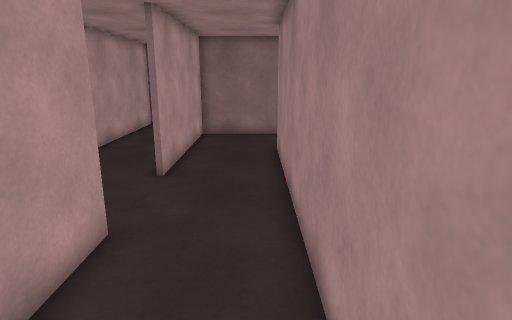
view 1 (above)

22 first-person views from a walk through a 3-D level made in the Unity game engine. The camera is 1.5 m above the floor, tilts 14° down and sees 75° across. The floor is counted in squares, 0.5 m on a side. Each view is taken from the middle of a square. On the plan, view 1 faces up. The plan holds only what a view shows up to about 20 squares ahead; the rest is blank.

view 2
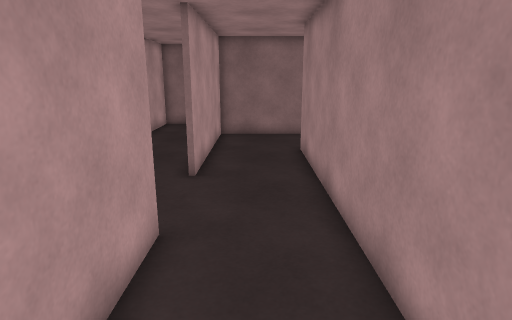

view 3
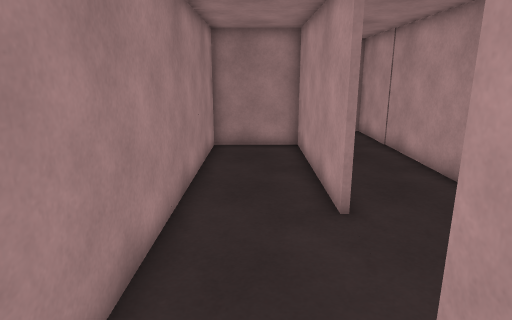

view 4
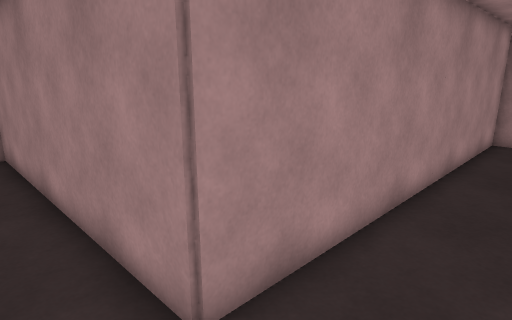

view 5
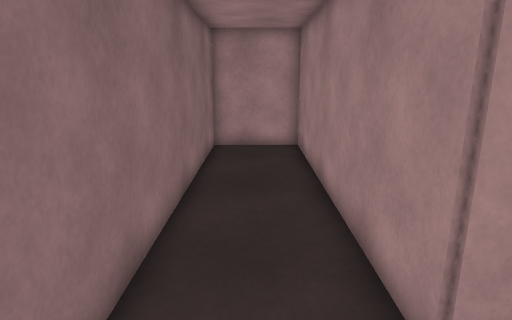

view 6
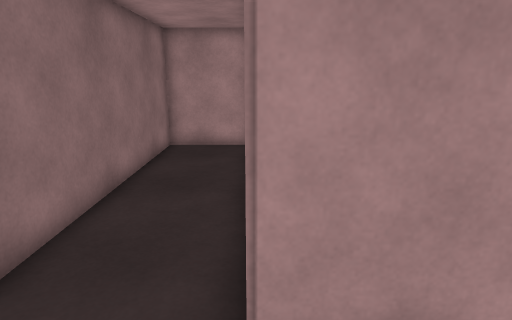

view 7
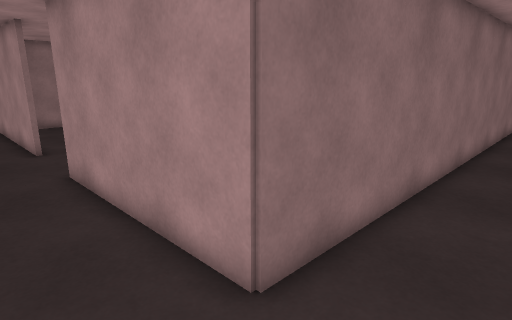

view 8
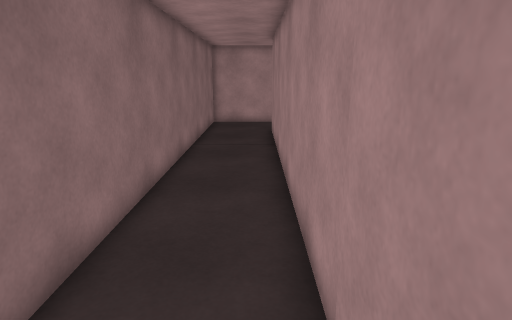

view 9
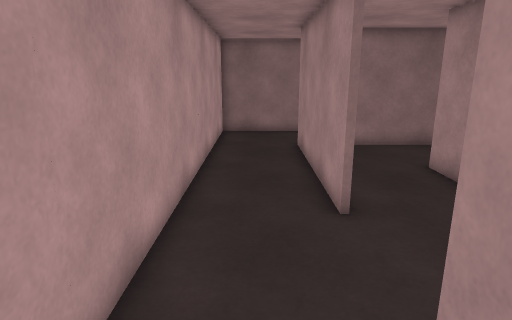

view 10
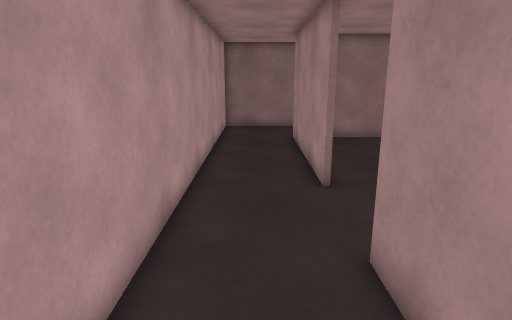

view 11
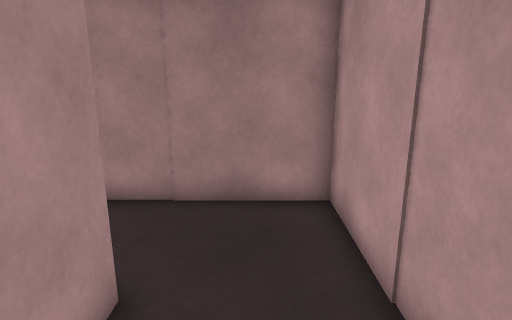

view 12
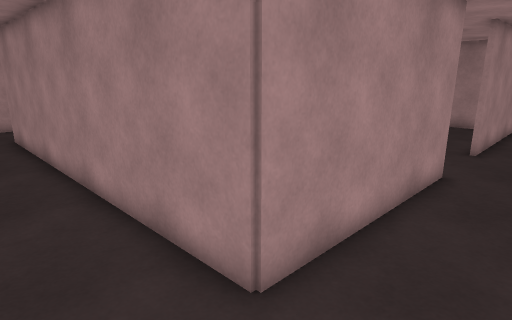

view 13
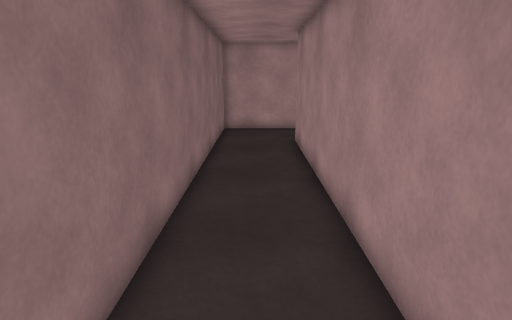

view 14
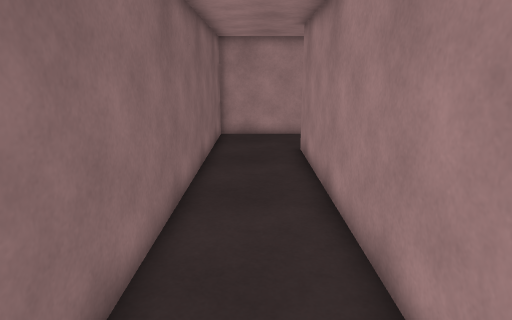

view 15
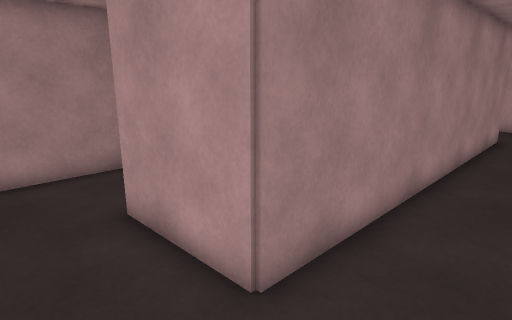

view 16
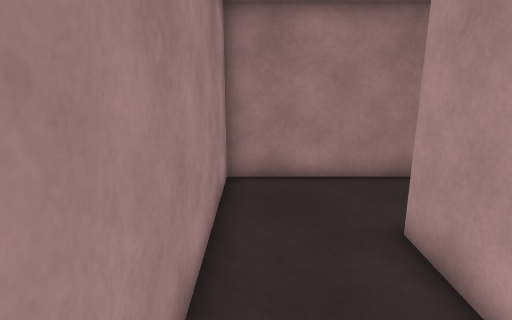

view 17
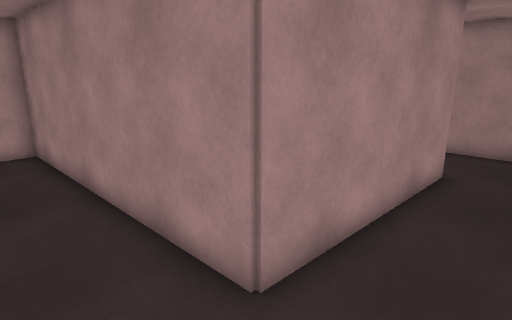

view 18
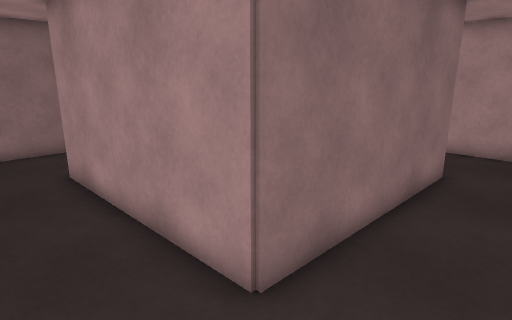

view 19
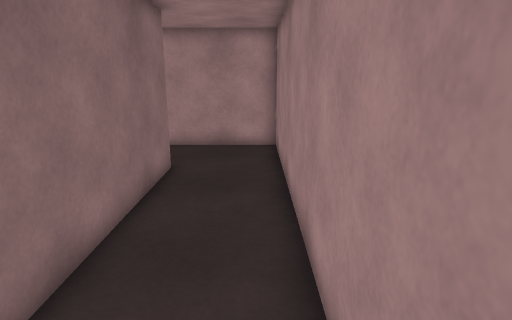

view 20
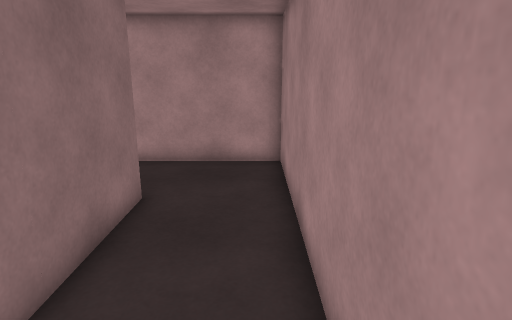

view 21
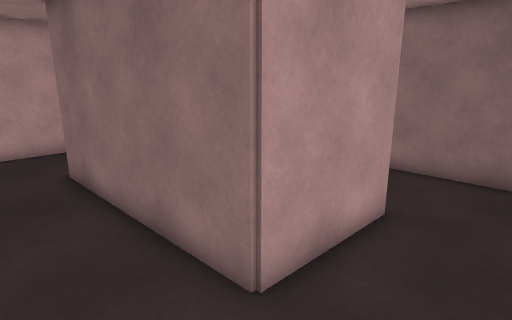

view 22
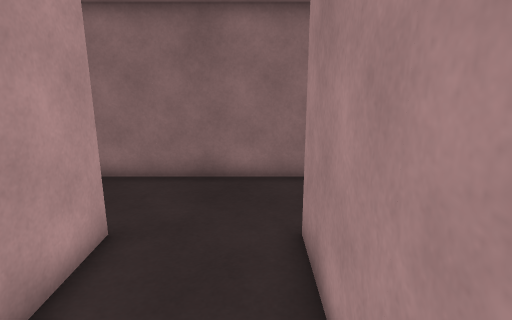

### Floor plan
Points are (right, up) in squares from view 1. A wall is a line through its corners. A room is listed if a view was taken in it or the views show most of it. See-through windows are left out.
Room 1 (views 1, 2, 3, 4, 5, 6)
walls: (-2.9, 6) (-2.9, -1.9) (0.9, -1.9) (0.9, 14.1) (9, 14.1); (12.9, 14) (12.9, 17.9) (-2.9, 17.9) (-2.9, 9.9)
ways out: opening at (-3, 7.5) to room 2
objects: other object (10, 14) to (12, 14)
Room 2 (views 7, 8, 9, 10, 11, 12, 13, 14, 15, 16)
walls: (-3.1, 9.9) (-3.1, 18.1) (13.1, 18.1) (13.1, 14); (-6.9, 6) (-6.9, -5.9) (1, -5.9); (-2.5, 21.9) (-6.9, 21.9) (-6.9, 9.9); (12.4, 10.1) (16.9, 10.1) (16.9, 21.9) (-1, 21.9); (9.1, -2.1) (-3.1, -2.1) (-3.1, 6)
ways out: opening at (-3, 7.5) to room 1; opening at (13, 12) to room 3
objects: other object (-7, 7) to (-7, 9); other object (2, -6) to (5, -6); other object (6, -6) to (8, -6); other object (9, -6) to (12, -6); other object (10, -2) to (12, -2)
Room 3 (views 17, 18, 19, 20)
walls: (1.1, 3) (1.1, 0.7); (9.1, 1.9) (4.9, 1.9) (4.9, 10.1) (12.4, 10.1); (3, -1.9) (9, -1.9); (6, 13.9) (3.8, 13.9)
ways out: opening at (13, 12) to room 2; opening at (13, 0) to room 4
objects: other object (10, 2) to (12, 2)
Room 4 (views 21, 22)
walls: (13.1, 6.1) (13.1, 2); (17.5, 9.9) (11.1, 9.9); (13, -1.9) (16.9, -1.9) (16.9, 6)
ways out: opening at (13, 0) to room 3; opening at (17, 7.5)

Positions as (right, up) in squares from view 1, and headings:
1: (0, 0), facing up
2: (-1, 0), facing up
3: (-1, 13), facing down
4: (-2, 16), facing down-right
5: (-2, 16), facing right
6: (-2, 14), facing right
7: (-6, -5), facing up-right
8: (-6, -5), facing right
9: (-5, 3), facing up
10: (-5, 1), facing up
11: (-5, 2), facing down
12: (-6, 21), facing down-right
13: (-3, 20), facing right
14: (-1, 20), facing right
15: (16, 21), facing down-left
16: (16, 20), facing down
17: (2, 13), facing down-right
18: (2, -1), facing up-right
19: (2, -1), facing right
20: (5, -1), facing right
21: (16, -1), facing up-left
22: (16, 0), facing up
